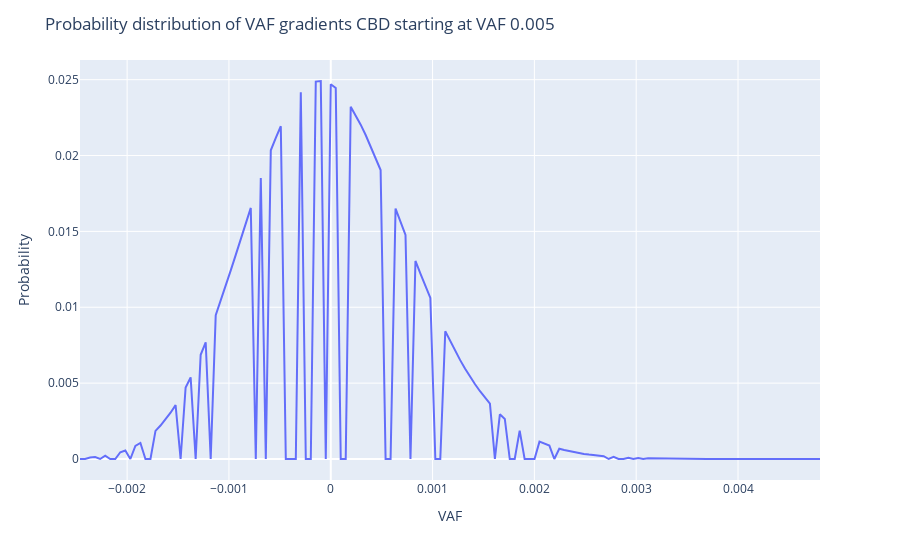

Write notebook code for a chart like this one.
### Markdown cell above
## Evaluating the probability distribution of VAF gradients

We can then similarly compute the probability of observing a gradient using the inverse function of 

$$\Delta _v (t, t_0) = \frac{v(t)- v(t_0)}{t-t_0}$$

### Code cell
# Evaluate the pmf at an array of parameters
init_size = 100 
delta_t = 1
fitness = 0
N_w = 10_000

init_vaf = distributions.clone_size_to_vaf(x=init_size, N_w=N_w)
sizes = np.arange(int(init_size/2), init_size*2)
vaf_sizes = distributions.clone_size_to_vaf(x=sizes, N_w=N_w)
vaf_gradients = (vaf_sizes - init_vaf) / delta_t


vaf_grad_prob = distributions.vaf_gradient_nb_approx(gradient=vaf_gradients, init_vaf=init_vaf, N_w=N_w,
                                            s=fitness, delta_t=delta_t)

fig = px.line(x=vaf_gradients, y=vaf_grad_prob)
fig.update_layout(title= f'Probability distribution of VAF gradients CBD starting at VAF {round(init_vaf,3)}',
                  xaxis_title='VAF',
                  yaxis_title='Probability')

### Figure 1 — Plotly figure (JSON) as saved in the notebook; plotly's stock layout.template omitted (floating-point values rounded to 4 significant figures; data arrays with more than 128 entries replaced by an {"elided": "..."} marker saying what was removed)
{"data": [{"hovertemplate": "x=%{x}<br>y=%{y}<extra></extra>", "legendgroup": "", "line": {"color": "#636efa", "dash": "solid"}, "marker": {"symbol": "circle"}, "mode": "lines", "name": "", "orientation": "v", "showlegend": false, "type": "scatter", "x": {"elided": "150 float values"}, "xaxis": "x", "y": {"elided": "150 float values"}, "yaxis": "y"}], "layout": {"legend": {"tracegroupgap": 0}, "margin": {"t": 60}, "title": {"text": "Probability distribution of VAF gradients CBD starting at VAF 0.005"}, "xaxis": {"anchor": "y", "domain": [0, 1], "title": {"text": "VAF"}}, "yaxis": {"anchor": "x", "domain": [0, 1], "title": {"text": "Probability"}}}}
